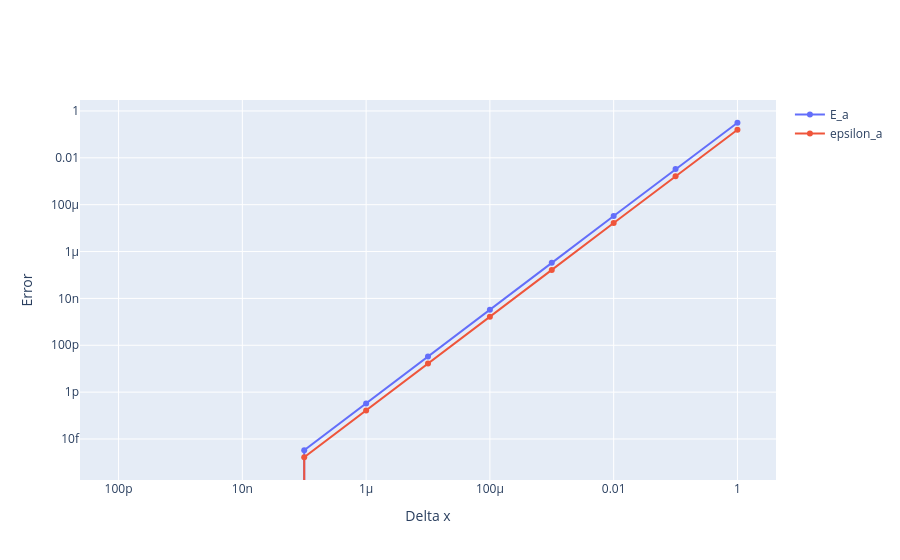

The notebook cell this image was saved under:
### Markdown cell above
### Exploring $E_a$ and $\epsilon_a$ as a function of $\Delta x$

Lets see how the errors behave with decreasing step size. One might expect the error to approach zero as $\Delta x \rightarrow 0$. * Is this what you observe? What happens ~$10^{-8}$?

### Code cell
delta_x = np.logspace(0, -10, 11)
E_a = np.zeros(delta_x.size)
epsilon_a = np.zeros(delta_x.size)

for i, dx in enumerate(delta_x):
    # Note: We are comparing the approximation at dx with the one at dx/10
    E_a[i] = np.abs(approx_derivative(dx/10) - approx_derivative(dx))
    epsilon_a[i] = E_a[i] / approx_derivative(dx/10)

fig = go.Figure()
fig.add_trace(go.Scatter(x=delta_x, y=np.abs(E_a), mode='lines+markers', name='E_a'))
fig.add_trace(go.Scatter(x=delta_x, y=np.abs(epsilon_a), mode='lines+markers', name='epsilon_a'))
fig.update_xaxes(type='log', title='Delta x')
fig.update_yaxes(type='log', title='Error')
fig.show()

### Figure 1 — Plotly figure (JSON) as saved in the notebook; plotly's stock layout.template omitted (floating-point values rounded to 4 significant figures)
{"data": [{"mode": "lines+markers", "name": "E_a", "type": "scatter", "x": [1.0, 0.1, 0.01, 0.001, 0.0001, 1e-05, 1e-06, 1e-07, 1e-08, 1e-09, 1e-10], "y": [0.3137, 0.003298, 3.3e-05, 3.3e-07, 3.3e-09, 3.3e-11, 3.3e-13, 3.331e-15, 0.0, 0.0, 0.0]}, {"mode": "lines+markers", "name": "epsilon_a", "type": "scatter", "x": [1.0, 0.1, 0.01, 0.001, 0.0001, 1e-05, 1e-06, 1e-07, 1e-08, 1e-09, 1e-10], "y": [0.1571, 0.001649, 1.65e-05, 1.65e-07, 1.65e-09, 1.65e-11, 1.65e-13, 1.665e-15, 0.0, 0.0, 0.0]}], "layout": {"xaxis": {"title": {"text": "Delta x"}, "type": "log"}, "yaxis": {"title": {"text": "Error"}, "type": "log"}}}
